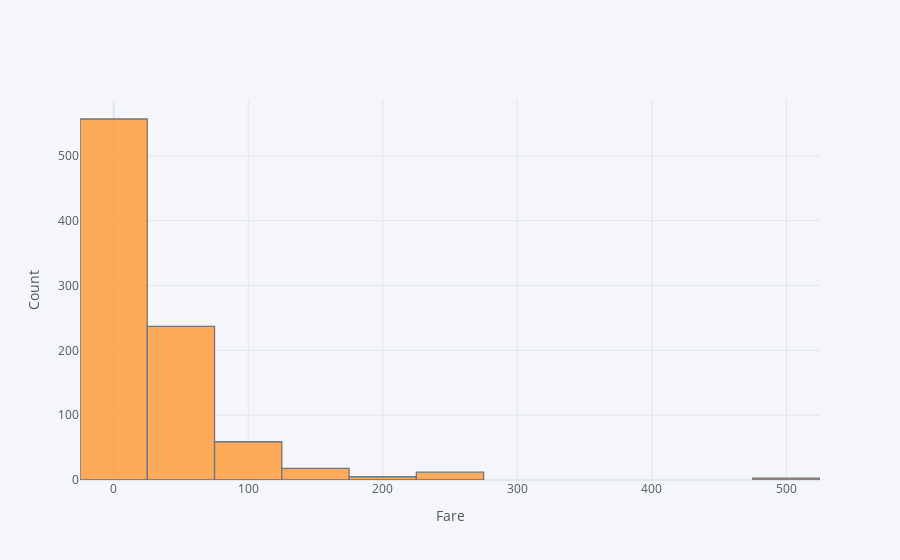

Notebook code cell kept with this figure:
### Code cell
total_data['fare'].iplot(kind='hist', bins=20, xTitle='Fare', yTitle='Count')

### Figure 1 — Plotly figure (JSON) as saved in the notebook; plotly's stock layout.template omitted (floating-point values rounded to 4 significant figures; data arrays with more than 128 entries replaced by an {"elided": "..."} marker saying what was removed)
{"data": [{"histfunc": "count", "histnorm": "", "marker": {"color": "rgba(255, 153, 51, 1.0)", "line": {"color": "#4D5663", "width": 1.3}}, "name": "fare", "nbinsx": 20, "opacity": 0.8, "orientation": "v", "type": "histogram", "x": {"elided": "891 float values"}}], "layout": {"autosize": true, "barmode": "overlay", "dragmode": "pan", "legend": {"bgcolor": "#F5F6F9", "font": {"color": "#4D5663"}}, "paper_bgcolor": "#F5F6F9", "plot_bgcolor": "#F5F6F9", "title": {"font": {"color": "#4D5663"}}, "xaxis": {"autorange": true, "gridcolor": "#E1E5ED", "range": [-25, 525], "showgrid": true, "tickfont": {"color": "#4D5663"}, "title": {"font": {"color": "#4D5663"}, "text": "Fare"}, "type": "linear", "zerolinecolor": "#E1E5ED"}, "yaxis": {"autorange": true, "gridcolor": "#E1E5ED", "range": [0, 586.3], "showgrid": true, "tickfont": {"color": "#4D5663"}, "title": {"font": {"color": "#4D5663"}, "text": "Count"}, "zerolinecolor": "#E1E5ED"}}}
